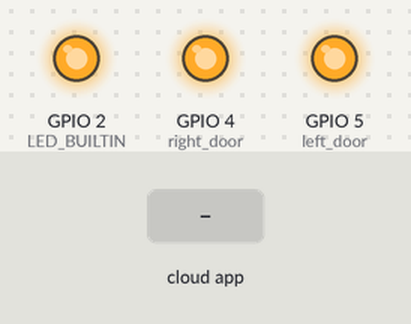
The sketch below on a simulated ESP8266 (NodeMCU). Parts: output pins drawn as LEDs (lit = HIGH, except the on-board LED, lit = LOW). The test bench sets the inputs (shaded band). WiFi joins after 1.5 s; servers stay silent unless stated; no MQTT or app messages arrive unless stated; what the sketch prints to the serial monitor is not drawn.

Above: at 2.7 s.
2.8 s: the phone or cloud app sets right-garage-door-feed to 0
At 3.3 s:
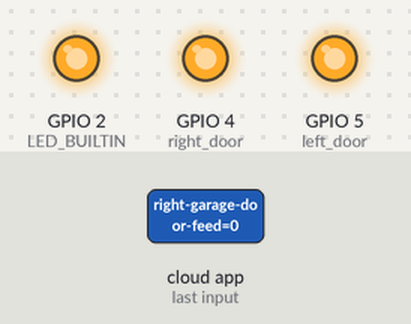
4.4 s: the phone or cloud app sets left-garage-door-feed to 0
At 5.6 s:
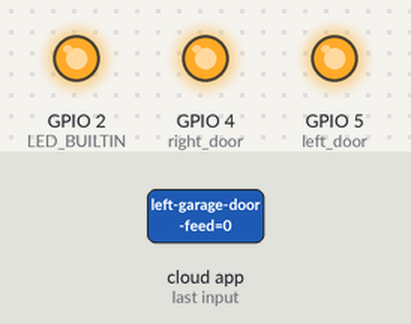
Timing chart, 0 to 7.4 s (numbered marks = the images above; inputs shaded):
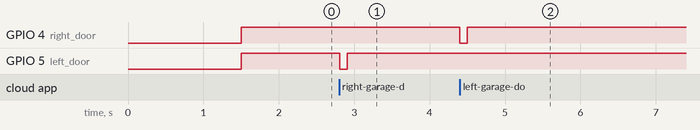

The sketch:

Garage_Door_Opener_MQTT.ino
```cpp
/*
Dragan Kovacevic
ESP8266 Garage Door Relay Controller
*/

#include <ESP8266WiFi.h>
#include "Adafruit_MQTT.h"
#include "Adafruit_MQTT_Client.h"
//#include <Servo.h>
//#include <EEPROM.h>

#define WIFI_SSID "HIDDEN"
#define WIFI_PASS "HIDDEN"

#define MQTT_SERV "io.adafruit.com"
#define MQTT_PORT 1883
#define MQTT_NAME "HIDDEN"
#define MQTT_PASS "HIDDEN"
#define IO_USERNAME "HIDDEN"
#define IO_KEY "HIDDEN"


WiFiClient client;
Adafruit_MQTT_Client mqtt(&client, MQTT_SERV, MQTT_PORT, MQTT_NAME, IO_KEY);

Adafruit_MQTT_Subscribe opencloseRight = Adafruit_MQTT_Subscribe(&mqtt, MQTT_NAME "/f/right-garage-door-feed");
Adafruit_MQTT_Subscribe opencloseLeft = Adafruit_MQTT_Subscribe(&mqtt, MQTT_NAME "/f/left-garage-door-feed");

const int sleepSeconds = 5;

void setup()
{
  Serial.begin(115200);

  //Subscribe to the onoff topic
  mqtt.subscribe(&opencloseRight);
  mqtt.subscribe(&opencloseLeft);

  //Connect to WiFi
  Serial.print("\n\nConnecting Wifi... ");
  WiFi.begin(WIFI_SSID, WIFI_PASS);
  while (WiFi.status() != WL_CONNECTED) { delay(1500); }

  Serial.println("Connected OK!");

  pinMode(LED_BUILTIN, OUTPUT);
  pinMode(5,OUTPUT);//left door
  pinMode(4,OUTPUT);//right door
  digitalWrite(5,HIGH);
  digitalWrite(4,HIGH);
}

void controlDoors()
{
  //Connect/Reconnect to MQTT
  MQTT_connect();

  //wait up to 5 seconds for subscription to update
  Adafruit_MQTT_Subscribe * subscription;
  Serial.println("reading sub status");
  while(subscription = mqtt.readSubscription(1000)){
    if (subscription == &opencloseRight)
    {
      //If the new value is  "ON", turn the light on.
      if (strcmp((char*) opencloseRight.lastread, "0") == 0)
      {
        Serial.println("0 was read from MQTT broker");
        //active low logic
        digitalWrite(5,LOW);
        delay(100);
        digitalWrite(5,HIGH);
        Serial.printf("Clicked Right Garage Button");
      }
      else {

        digitalWrite(5,HIGH);
        }
    }

    if (subscription == &opencloseLeft)
    {
      //If the new value is  "ON", turn the light on.
      if (strcmp((char*) opencloseLeft.lastread, "0") == 0)
      {
        Serial.println("0 was read from MQTT broker");
        //active low logic
        digitalWrite(4,LOW);
        delay(100);
        digitalWrite(4,HIGH);
        Serial.printf("Clicked Left Garage Button");
      }
      else {

        digitalWrite(4,HIGH);
        }
    }

  if(! mqtt.ping()){
    //Serial.println("MQTT Ping failed.");
  }
  }
}

void loop()
{
  controlDoors();

  //Serial.printf("Sleeping deep for %i seconds...", sleepSeconds);
  //ESP.deepSleep(sleepSeconds * 1000000); //enable this to enable hibernation, though it causes significant delays
}


void MQTT_connect()
{
  int8_t ret;
  // Stop if already connected
  if (mqtt.connected())
  {
    return;
  }

  //Serial.print("Connecting to MQTT... ");
  uint8_t retries = 2;
  while ((ret = mqtt.connect()) != 0) // connect will return 0 for connected
  {
    //Serial.println(mqtt.connectErrorString(ret));
    //Serial.println("Retrying MQTT connection in 1 seconds...");
    mqtt.disconnect();
    delay(1000);  // wait 1 seconds
    retries--;
    if (retries == 0)
    {
      // basically die and wait for WDT to reset me
      ESP.restart();
      while (1);
    }
  }
  //Serial.println("MQTT Connected!");
}
```

Measured:
- after the input at 2.8 s, GPIO 5 (left_door): HIGH → LOW at once, → HIGH 0.10 s later
- after the input at 4.4 s, GPIO 4 (right_door): HIGH → LOW at once, → HIGH 0.10 s later
